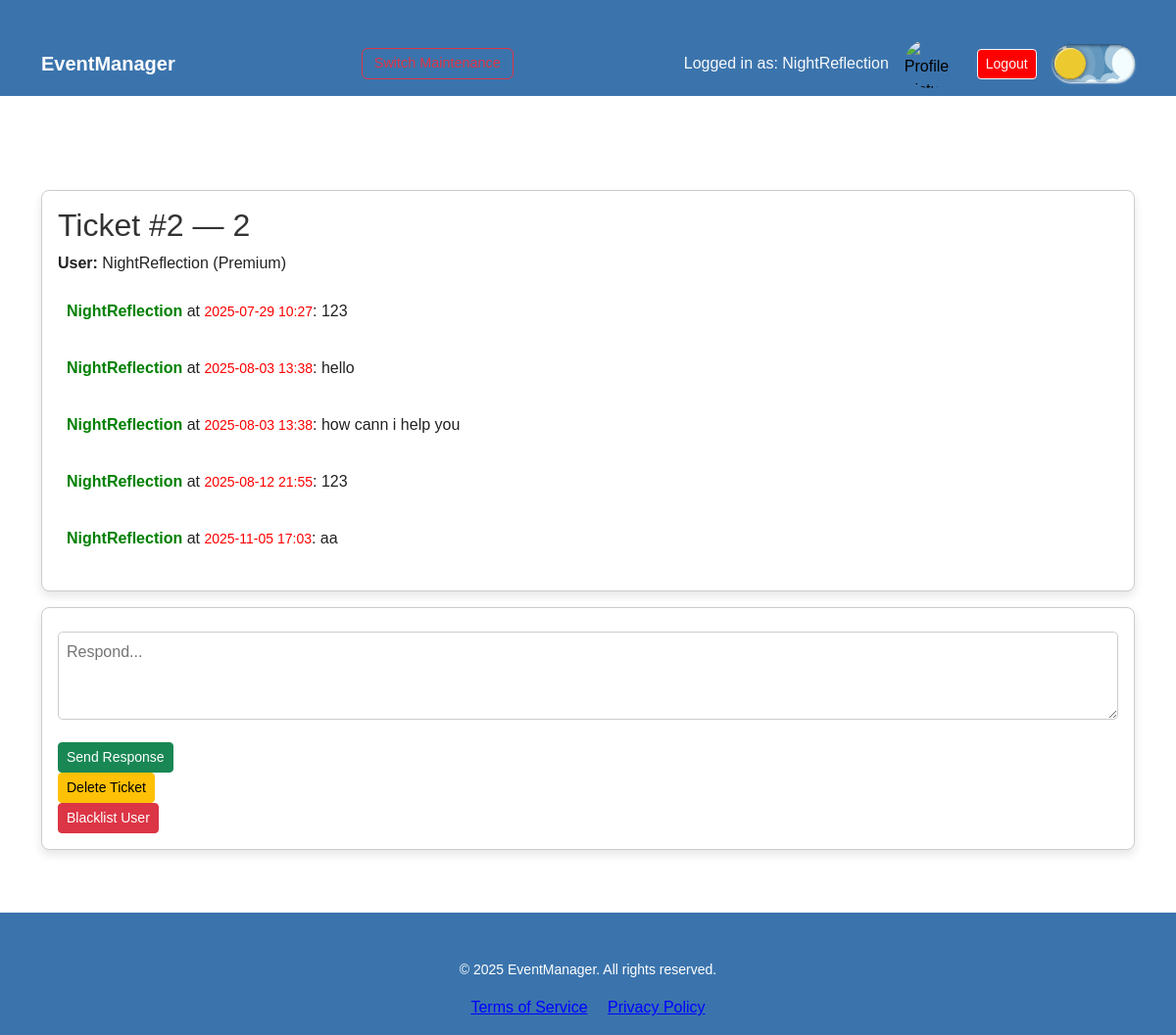
Screenshot of /ticket/2 (signed in) with the database file from the repository.
### main.py (models this page shows)
class User(db.Model):
    id = db.Column(db.Integer, primary_key=True)
    username = db.Column(db.String(50), unique=False, nullable=False)
    email = db.Column(db.String(100), unique=True, nullable=False)
    password = db.Column(db.String(255), nullable=False)
    phone_number = db.Column(db.String(255), unique=True, nullable=True)
    premium = db.Column(db.Boolean, default=False)
    timezone = db.Column(db.String(50), nullable=True)
    pfp = db.Column(db.LargeBinary, nullable=True)
    role = db.Column(db.String(50), nullable=True)

class Ticket(db.Model):
    id = db.Column(db.Integer, primary_key=True)
    title = db.Column(db.String(100), nullable=False)
    user_id = db.Column(db.Integer, db.ForeignKey('user.id'), nullable=False)
    timestamp = db.Column(db.DateTime, default=datetime.utcnow)
    category = db.Column(db.String(50), nullable=False, default='General')
    user = db.relationship('User', backref='tickets')
    messages = db.relationship('TicketMessage', backref='ticket', cascade='all, delete-orphan', passive_deletes=False, lazy=True)

class TicketMessage(db.Model):
    id = db.Column(db.Integer, primary_key=True)
    ticket_id = db.Column(db.Integer, db.ForeignKey('ticket.id'), nullable=False)
    sender_id = db.Column(db.Integer, db.ForeignKey('user.id'), nullable=False)
    message = db.Column(db.Text, nullable=False)
    timestamp = db.Column(db.DateTime, default=datetime.utcnow)
    sender = db.relationship('User')

### main.py (the view, shortened to what this page needs)
@app.route('/ticket/<int:ticket_id>', methods=['GET', 'POST'])
def view_ticket(ticket_id):
    user_id = session.get('user_id')
    user = User.query.get(user_id)
    if not user or user.role not in ['admin', 'support']:
        flash('Unauthorized access', 'danger')
        return redirect(url_for('home'))
    ticket = Ticket.query.get_or_404(ticket_id)
    return render_template('ticket_detail.html', ticket=ticket, user=user)

### main.py (called while the page is built)
@app.context_processor
def inject_user():
    user = None
    if 'user_id' in session:
        user = User.query.get(session['user_id'])
    return dict(user=user)

@app.before_request
def maintenance():
    if request.endpoint in ["toggle_maintenance", "terms_of_service", "privacy_policy"]:
        return
    if not MAINTENANCE_MODE:
        return
    if 'user_id' in session:
        user = User.query.get(session['user_id'])
        if user and user.role == "admin":
            return
    return render_template("maintenance.html"), 503

@app.template_filter('localtime')
def localtime_filter(utc_dt, tz_str):
    if not utc_dt or not tz_str:
        return utc_dt
    try:
        local_dt = utc_dt.replace(tzinfo=ZoneInfo("UTC")).astimezone(ZoneInfo(tz_str))
        return local_dt.strftime('%Y-%m-%d %H:%M')
    except Exception:
        return utc_dt.strftime('%Y-%m-%d %H:%M')

### templates/ticket_detail.html (shortened to what this page needs)
{% extends 'base.html' %}
{% block content %}
<div class="ticket-box">
  <h2>Ticket #{{ ticket.id }} — {{ ticket.title }}</h2>
  <p><strong>User:</strong> {{ ticket.user.username }} ({{ 'Premium' if ticket.user.premium else 'Regular' }})</p>
  {% for msg in ticket.messages %}
    <div class="ticket-message">
      <strong style="color: green;">{{ msg.sender.username }}</strong>
      at <small style="color: red;">{{ msg.timestamp|localtime(user.timezone) }}</small>: {{ msg.message }}
    </div>
  {% endfor %}
</div>
<div class="ticket-form">
    <form method="POST">
      <textarea name="message" rows="3" placeholder="Respond..." required></textarea>
      <button type="submit" class="btn btn-success btn-sm">Send Response</button>
    </form>
    <form method="POST" onsubmit="return confirm('Delete this ticket?');">
      <button type="submit" class="btn btn-warning btn-sm">Delete Ticket</button>
    </form>
    <form method="POST" onsubmit="return confirm('Blacklist this user and delete all their tickets?');">
      <button type="submit" class="btn btn-danger btn-sm">Blacklist User</button>
    </form>
</div>
{% endblock %}

### templates/base.html (shortened to what this page needs)
<!DOCTYPE html>
<html lang="en">
  <head>
    <link rel="stylesheet" href="https://cdn.jsdelivr.net/npm/bootstrap@5.3.0/dist/css/bootstrap.min.css" />
    <link rel="stylesheet" href="{{ url_for('static', filename='style.css') }}" />
    <link rel="stylesheet" href="https://cdnjs.cloudflare.com/ajax/libs/font-awesome/5.15.4/css/all.min.css" />
    <link href="https://cdnjs.cloudflare.com/ajax/libs/font-awesome/6.5.0/css/all.min.css" rel="stylesheet" />
    <link rel="stylesheet" href="https://cdnjs.cloudflare.com/ajax/libs/font-awesome/6.5.0/css/all.min.css">
    <link href="https://cdnjs.cloudflare.com/ajax/libs/font-awesome/6.0.0/css/all.min.css" rel="stylesheet">
  </head>
  <body>
    <nav class="navbar navbar-expand-lg navbar-dark bg-dark">
      <div class="container d-flex justify-content-between align-items-center">
        <a class="navbar-brand" href="{{ url_for('home') }}">EventManager</a>
        {% if user and user.role == 'admin' %}
            <a href="{{ url_for('toggle_maintenance') }}" class="btn btn-outline-danger btn-small">Switch Maintenance</a>
        {% endif %}
        <div class="d-flex align-items-center gap-3"> {% if session.get('user_id') and session.get('username')%} <span class="text-light me-3">Logged in as: {{ session['username'] }}</span>
          <img src="{{ url_for('user_pfp', user_id=session['user_id']) }}" alt="Profile Picture" width="50" height="50" style="border-radius:50%; margin-left:-1em; margin-right:0.5em;">
          <a href="{{ url_for('logout') }}" class="btn btn-sm btn-outline-light" style="background-color: red;">Logout</a> {% endif %} <label class="theme-switch" aria-label="Toggle light/dark mode" title="Toggle light/dark mode">
            <div class="theme-switch__container">
              <div class="theme-switch__circle-container">
                <div class="theme-switch__sun-moon-container">
                </div>
                <div class="theme-switch__clouds"></div>
                <div class="theme-switch__stars-container">
                  <i class="fas fa-star" style="font-size: 0.7em; margin-left: 0.3em;"></i>
                </div>
              </div>
            </div>
          </label>
        </div>
      </div>
    </nav>
    <div class="container mt-5"> {% block content %}{% endblock %} </div>
    <footer class="bg-dark text-white mt-5 py-3">
      <div class="container text-center">
        <small>&copy; 2025 EventManager. All rights reserved.</small>
        <div class="mt-2">
          <a href="{{ url_for('terms_of_service') }}" class="me-3 tos_pp">Terms of Service</a>
          <a href="{{ url_for('privacy_policy') }}" class="tos_pp">Privacy Policy</a>
        </div>
      </div>
    </footer>
  </body>
</html>

### static/style.css (style rules this page uses)
body.light-mode { background-color: #f4f4f4; color: black; font-family: Arial, sans-serif; }
body.light-mode h2 { color: #333; }
body.light-mode .tos_pp { color: blue; }
button { font-size: 1.125em; border-radius: 0.3125em; }
.navbar { margin-bottom: 2em; }
.navbar-brand { font-weight: bold; }
.container { margin-top: 2em; }

### templates/ticket_detail.html (style rules this page uses)
.ticket-message { word-break: break-word; margin-bottom: 1em; border: thin solid #999; border-radius: 1em; padding: 0.5em; }
body.light-mode .ticket-form, body.light-mode .ticket-box { background-color: #ffffff; color: #222; border: 0.1em solid #ccc; padding: 1em; margin: 1em 0; border-radius: 0.5em; box-shadow: 0 0.3em 0.6em rgba(0, 0, 0, 0.1); }
.ticket-form textarea { width: 100%; margin-top: 0.5em; margin-bottom: 1em; padding: 0.5em; border-radius: 0.3em; border: 0.1em solid #ccc; }
body.light-mode .ticket-message { border: thin solid white; }

### rows the page displays
User: username "NightReflection", user.username "NightReflection", premium "Premium"
Ticket: id "2", title "2"
TicketMessage: sender.username "NightReflection", timestamp "2025-07-29 10:27", message "123"
TicketMessage: sender.username "NightReflection", timestamp "2025-08-03 13:38", message "hello"
TicketMessage: sender.username "NightReflection", timestamp "2025-08-03 13:38", message "how cann i help you"
TicketMessage: sender.username "NightReflection", timestamp "2025-08-12 21:55", message "123"
TicketMessage: sender.username "NightReflection", timestamp "2025-11-05 17:03", message "aa"
